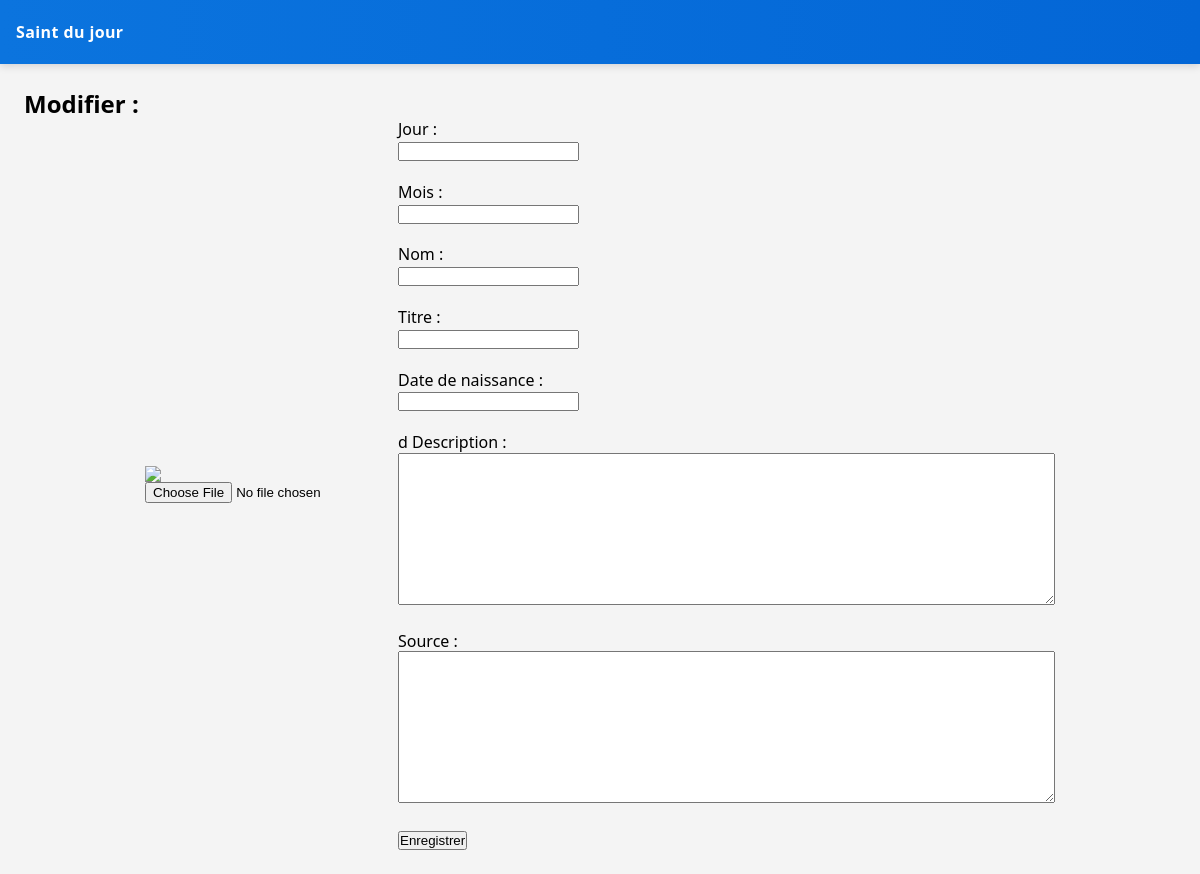
Before: /edit/480 with the older database file.
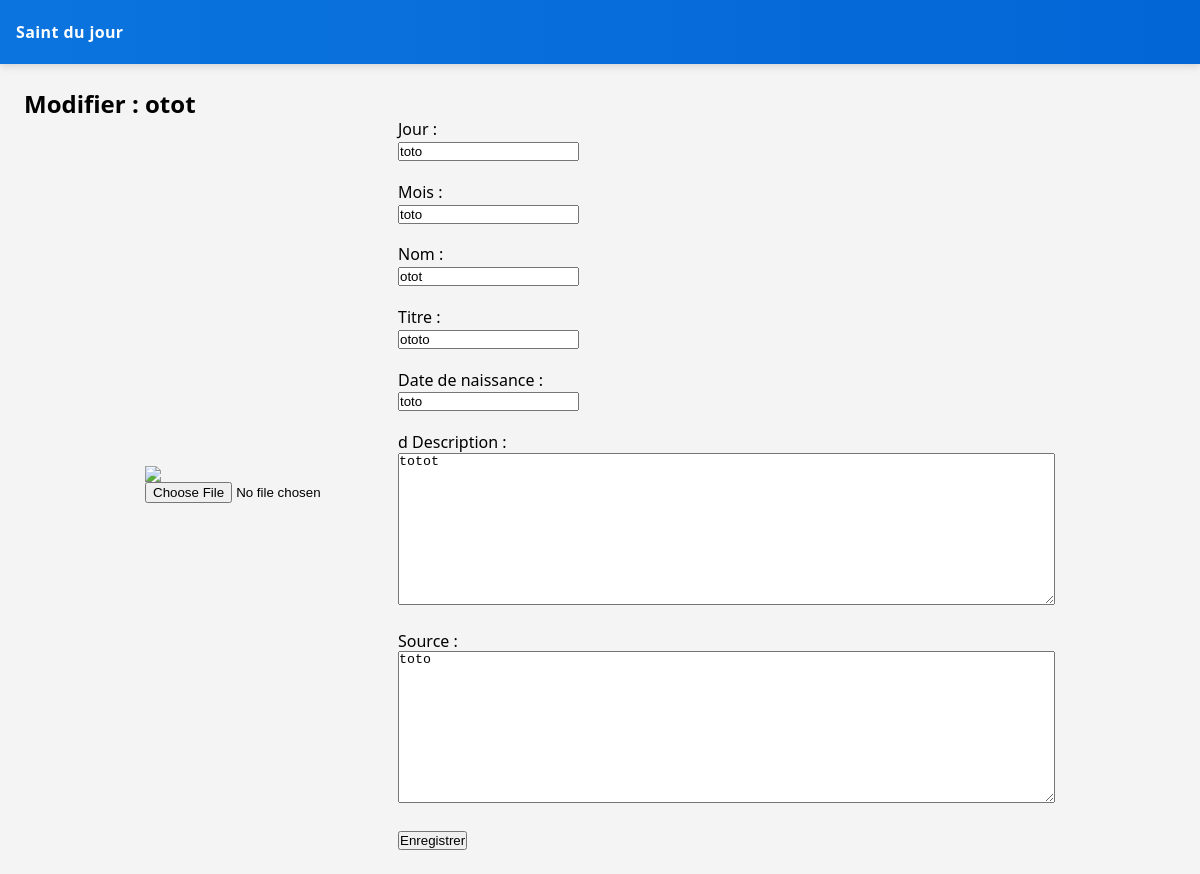
After: the same page with the newer database file.
### tables this page shows
CREATE TABLE saints (
    id INTEGER PRIMARY KEY AUTOINCREMENT,
    nom TEXT NOT NULL,
    titre TEXT,
    date_naissance TEXT,
    description TEXT NOT NULL,
    source TEXT,
    jour TEXT NOT NULL,
    mois TEXT NOT NULL
, image TEXT);

### app.py (the view, shortened to what this page needs)
@app.route('/edit/', methods=["GET", "POST"])
@app.route("/edit/<int:id>", methods=["GET", "POST"])
def edit(id = None):
    saint = query("SELECT * FROM saints WHERE id=?", (id,), one=True)
    return render_template("edit.html", saint=saint)

### app.py (called while the page is built)
def query(sql, params=(), one=False):
    conn = sqlite3.connect(DB)
    conn.row_factory = sqlite3.Row
    cur = conn.cursor()
    cur.execute(sql, params)
    result = cur.fetchall()
    conn.commit()
    conn.close()
    return (result[0] if result else None) if one else result

### templates/edit.html (shortened to what this page needs)
{% extends "base.html" %} {% block content %}
<h2>Modifier : {{ saint['nom'] }}</h2>
<form method="POST" enctype="multipart/form-data">
  <div class="grille">
    <div class="selecteur-image">
      <img
        id="preview"
        src="/static/{{ saint['image'] }}"
      />
      <input type="file" id="image" name="image" accept="image/*" />
    </div>
    <div>
      <label>Jour :</label><br />
      <input type="text" name="jour" value="{{ saint['jour'] }}" /><br /><br />
      <label>Mois :</label><br />
      <input type="text" name="mois" value="{{ saint['mois'] }}" /><br /><br />
      <label>Nom :</label><br />
      <input type="text" name="nom" value="{{ saint['nom'] }}" /><br /><br />
      <label>Titre :</label><br />
      <input
        type="text"
        name="titre"
        value="{{ saint['titre'] }}"
      /><br /><br />
      <label>Date de naissance :</label><br />
      <input
        type="text"
        name="date_naissance"
        value="{{ saint['date_naissance'] }}"
      /><br /><br />
      d
      <label>Description :</label><br />
      <textarea name="description" rows="10" cols="80">
{{ saint['description'] }}</textarea
      ><br /><br />
      <label>Source :</label><br />
      <textarea name="source" rows="10" cols="80">
{{ saint['source'] }}</textarea
      ><br /><br />
      <button type="submit">Enregistrer</button>
    </div>
  </div>
</form>
{% endblock %}

### templates/base.html (shortened to what this page needs)
<!DOCTYPE html>
<html lang="fr">
  <head>
  </head>
  <body>
    <header class="topbar">
      <div class="side left">
        <div class="logo"><p hx-trigger="" hx-get="/" hx-target="body" hx-push-url="true">Saint du jour</p></div>
      </div>
    </header>
    <main>
      {% block content %}{% endblock %}
    </main>
  </body>
</html>

### templates/base.html (style rules this page uses)
body { font-family: Arial, sans-serif; background: #f4f4f4; }
main { padding: 24px }
* { box-sizing: border-box; margin: 0; padding: 0; }
body { font-family: system-ui, -apple-system, Segoe UI, Roboto, Helvetica, Arial; line-height: 1.3; }
.topbar { position: sticky; top: 0; z-index: 1000; display: flex; align-items: center; justify-content: space-between; height: 64px; padding: 0 16px; background: linear-gradient(90deg, #0b74de 0%, #0366d6 100%); color: white; box-shadow: 0 2px 8px rgba(2, 6, 23, 0.15); }
.topbar .side { display: flex; align-items: center; gap: 12px; min-width: 120px; }
.logo { font-weight: 700; letter-spacing: 0.4px; }

### templates/edit.html (style rules this page uses)
.grille { display: flex; justify-content: center; }
.selecteur-image { display: flex; flex-direction: column; justify-content: center; }

Changed rows visible on the page:
added saints: nom "otot", jour "toto", mois "toto", titre "ototo", date_naissance "toto", description "totot", source "toto"
